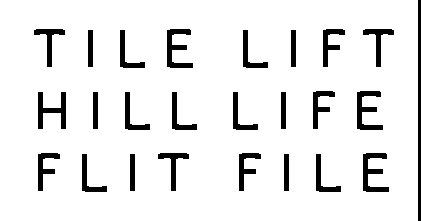
//> input picture Image Analysis/SomeInterestingApplications/SanSerif.tiff, 421 x 221 px
$ ./Segmentation_Contours SanSerif.tiff   (built with g++ and OpenCV 4)
//> lines starting //> are read from the running program, lines starting //| are printed output that depends on the picture; after the words box and inside, x2 and y2 are one past the last pixel; in counts of white or black regions, pixels touching at a corner belong together
#include "opencv2/highgui/highgui.hpp"
#include "opencv2/imgproc/imgproc.hpp"
#include <iostream>
#include <stdio.h>
#include <stdlib.h>

using namespace cv;
using namespace std;

// You are given an image with text. Run two segmentation
// algorithms on image to extract the text and one should be contour based. Compare both segmentation approaches.

Mat src;
RNG rng(12345);

void thresh_callback()
{
  Mat threshold_output;
  vector<vector<Point> > contours;
  vector<Vec4i> hierarchy;

  threshold( src, threshold_output, 100 , 255, THRESH_BINARY );
  imshow("Threshold_Output", threshold_output);
  findContours( threshold_output, contours, hierarchy, CV_RETR_TREE, CV_CHAIN_APPROX_SIMPLE, Point(0, 0) );

  vector<vector<Point> > contours_poly( contours.size() );
  vector<Rect> boundRect( contours.size() );
  vector<Point2f>center( contours.size() );
  vector<float>radius( contours.size() );

  for( int i = 0; i < contours.size(); i++ )
     {
      approxPolyDP( Mat(contours[i]), contours_poly[i], 3, true );
      boundRect[i] = boundingRect( Mat(contours_poly[i]) );
      minEnclosingCircle( (Mat)contours_poly[i], center[i], radius[i] );
     }

  cvtColor( src, src, CV_GRAY2BGR );
  for( int i = 0; i< contours.size(); i++ )
     {
       Scalar color = Scalar( rng.uniform(0, 255), rng.uniform(0,255), rng.uniform(0,255) );
       //drawContours( src, contours_poly, i, color, 1, 8, vector<Vec4i>(), 0, Point() );
       rectangle( src, boundRect[i].tl(), boundRect[i].br(), color, 2, 8, 0 );
       //circle( src, center[i], (int)radius[i], color, 2, 8, 0 );
     }

  namedWindow( "Contours", CV_WINDOW_AUTOSIZE );
  imshow( "Contours", src );
  waitKey(0);
}

int main( int argc, char** argv)
{
  src = imread( argv[1], CV_LOAD_IMAGE_GRAYSCALE );
//> src: 221 rows x 421 cols, CV_8UC1; 91.3% white; 25 black regions

  //cvtColor( , src_gray, CV_BGR2GRAY );
  //blur( src, src, Size(3,3) );

  namedWindow( "Source", CV_WINDOW_AUTOSIZE );
  imshow( "Source", src );

  thresh_callback();
//> in thresh_callback, `findContours( threshold_output, contours, hierarchy, CV_RETR_TREE, CV_..`: contours = 25 contours; largest, box (x1, y1, x2, y2) and area: (0, 0, 418, 221) 91740, (362, 152, 390, 193) 566, (356, 90, 384, 131) 566, (166, 28, 194, 69) 566, (37, 91, 67, 130) 554
//> in thresh_callback, `vector<vector<Point> > contours_poly( contours.size() );`: contours_poly = 25 empty contours
//> the loop in thresh_callback, `for( int i = 0; i < contours.size(); i++ )` made 25 passes
//> in thresh_callback, src is the input picture: 221 rows x 421 cols, CV_8UC3; 91.3% white; 25 black regions, largest, box (x1, y1, x2, y2) and area: (418, 0, 421, 221) 663, (167, 29, 193, 68) 472, (357, 91, 383, 130) 472
//> the loop in thresh_callback, `for( int i = 0; i< contours.size(); i++ )` made 25 passes
//> after the loop in thresh_callback, `for( int i = 0; i< contours.size(); i++ )`:
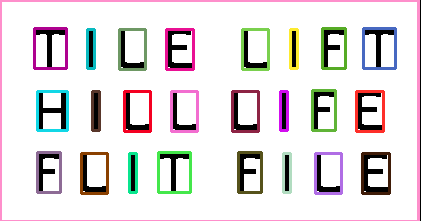
//> src: 221 rows x 421 cols, CV_8UC3; 11.94% of pixels changed, all inside (x1, y1, x2, y2) = (0, 0, 420, 221)

  waitKey(0);
  return(0);
}
